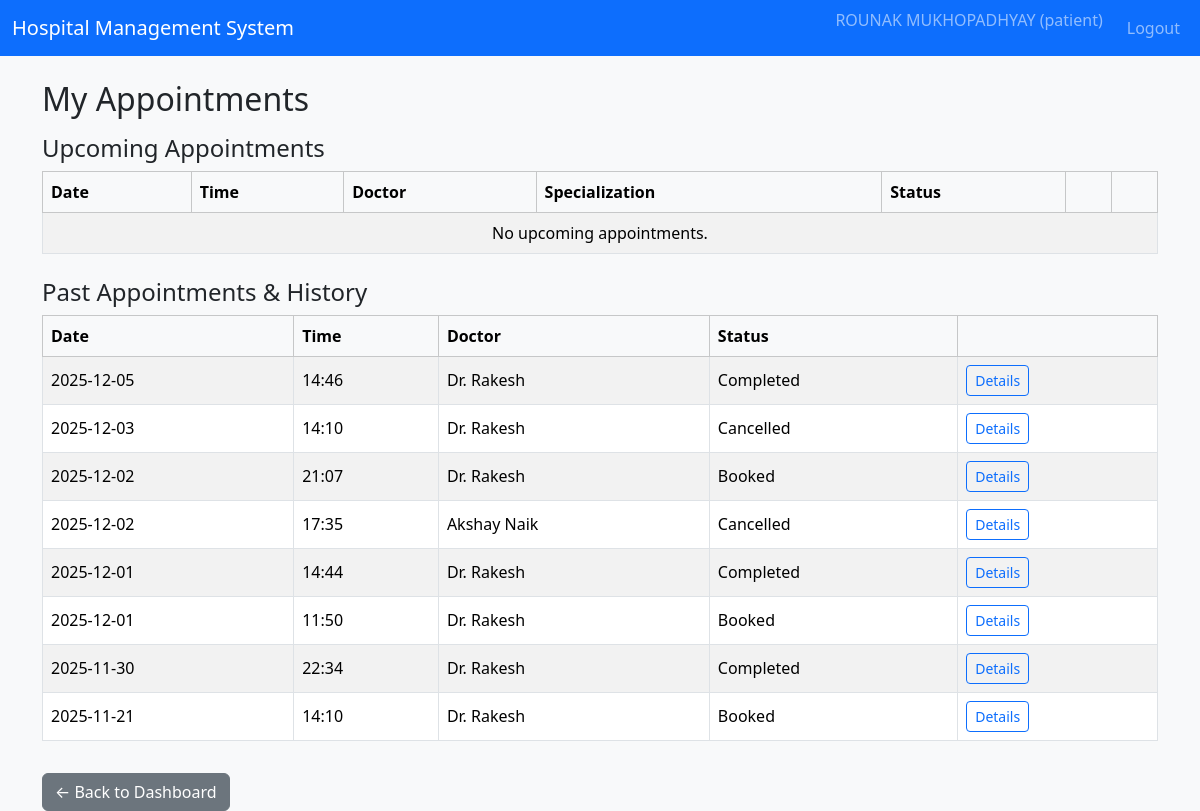
The app's page /patient/appointments (signed in), older data.
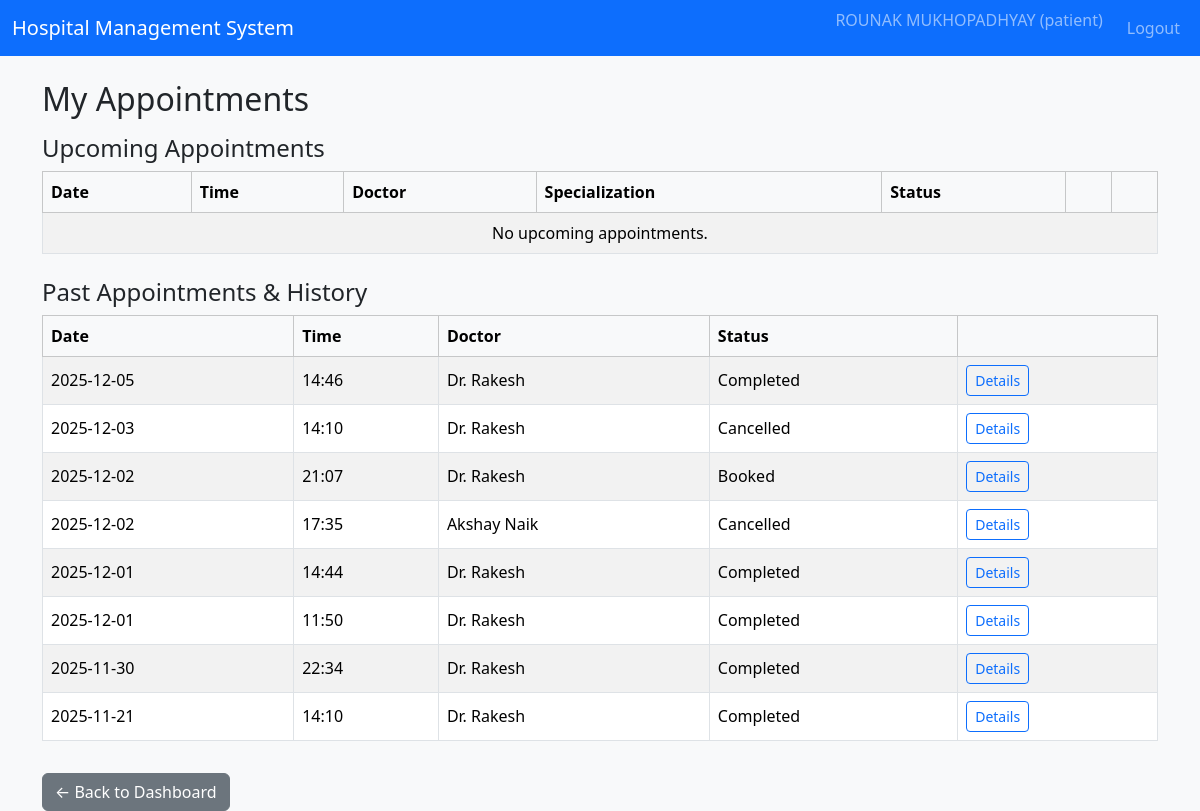
The same page, newer data.
### tables this page shows
CREATE TABLE appointments (
            id INTEGER PRIMARY KEY AUTOINCREMENT,
            patient_id INTEGER NOT NULL,
            doctor_id INTEGER NOT NULL,
            date TEXT NOT NULL, -- YYYY-MM-DD
            time TEXT NOT NULL, -- HH:MM
            status TEXT NOT NULL CHECK(status IN ('Booked', 'Completed', 'Cancelled')),
            created_at TEXT NOT NULL,
            updated_at TEXT NOT NULL,
            FOREIGN KEY(patient_id) REFERENCES patients(id),
            FOREIGN KEY(doctor_id) REFERENCES doctors(id),
            UNIQUE(doctor_id, date, time) -- prevent double booking
        );

CREATE TABLE users (
            id INTEGER PRIMARY KEY AUTOINCREMENT,
            username TEXT UNIQUE NOT NULL,
            password_hash TEXT NOT NULL,
            full_name TEXT NOT NULL,
            email TEXT,
            phone TEXT,
            role TEXT NOT NULL CHECK(role IN ('admin', 'doctor', 'patient')),
            is_active INTEGER NOT NULL DEFAULT 1,
            created_at TEXT NOT NULL
        );

### controllers/routes.py (the view)
@main_bp.route("/patient/appointments")
@login_required
@role_required("patient")
def patient_appointments():
    patient_id = get_current_patient_id()
    if not patient_id:
        flash("Patient profile not found.", "danger")
        return redirect(url_for("main.patient_dashboard"))
    conn = get_db_connection()
    cur = conn.cursor()
    cur.execute(
        """
        SELECT a.*, u.full_name AS doctor_name, dept.name AS dept_name
        FROM appointments a
        JOIN doctors d ON a.doctor_id = d.id
        JOIN users u ON d.user_id = u.id
        LEFT JOIN departments dept ON d.department_id = dept.id
        WHERE a.patient_id = ?
        ORDER BY a.date DESC, a.time DESC;
        """,
        (patient_id,),
    )
    rows = cur.fetchall()
    conn.close()
    today_str = date_cls.today().isoformat()
    upcoming = []
    past = []
    for r in rows:
        if r["date"] >= today_str and r["status"] == "Booked":
            upcoming.append(r)
        else:
            past.append(r)
    return render_template("patient_appointments.html", upcoming=upcoming, past=past)

### controllers/routes.py (called while the page is built)
def login_required(view_func):
    @wraps(view_func)
    def wrapped(*args, **kwargs):
        if "user_id" not in session:
            flash("Please log in to continue.", "warning")
            return redirect(url_for("main.login"))
        return view_func(*args, **kwargs)
    return wrapped

def role_required(role):
    def decorator(view_func):
        @wraps(view_func)
        def wrapped(*args, **kwargs):
            if "user_id" not in session or session.get("role") != role:
                flash("Unauthorized access.", "danger")
                return redirect(url_for("main.login"))
            return view_func(*args, **kwargs)
        return wrapped
    return decorator

def get_current_patient_id():
    if "user_id" not in session:
        return None
    conn = get_db_connection()
    cur = conn.cursor()
    cur.execute(
        "SELECT p.id FROM patients p JOIN users u ON p.user_id = u.id WHERE u.id = ?;",
        (session["user_id"],),
    )
    row = cur.fetchone()
    conn.close()
    return row["id"] if row else None

### models/models.py (called while the page is built)
def get_db_connection():
    conn = sqlite3.connect(DB_PATH)
    conn.row_factory = sqlite3.Row
    return conn

### templates/patient_appointments.html (shortened to what this page needs)
{% extends "base.html" %}
{% block content %}
<h2>My Appointments</h2>
<h4 class="mt-3">Upcoming Appointments</h4>
<table class="table table-striped table-bordered align-middle">
    <thead class="table-light">
        <tr>
            <th>Date</th>
            <th>Time</th>
            <th>Doctor</th>
            <th>Specialization</th>
            <th>Status</th>
            <th></th>
            <th></th>
        </tr>
    </thead>
    <tbody>
    {% if upcoming %}
        {% for a in upcoming %}
        <tr>
            <td>{{ a['date'] }}</td>
            <td>{{ a['time'] }}</td>
            <td>{{ a['doctor_name'] }}</td>
            <td>{{ a['dept_name'] or 'N/A' }}</td>
            <td>{{ a['status'] }}</td>
            <td>
                {% if a['status'] == 'Booked' %}
                <a
                    href="{{ url_for('main.patient_cancel_appointment', appointment_id=a['id']) }}"
                    class="btn btn-sm btn-danger"
                >
                    Cancel
                </a>
                {% endif %}
            </td>
            <td>
                <a
                    href="{{ url_for('main.patient_appointment_details', appointment_id=a['id']) }}"
                    class="btn btn-sm btn-outline-primary"
                >
                    Details
                </a>
            </td>
        </tr>
        {% endfor %}
    {% else %}
        <tr>
            <td colspan="7" class="text-center">No upcoming appointments.</td>
        </tr>
    {% endif %}
    </tbody>
</table>
<h4 class="mt-4">Past Appointments & History</h4>
<table class="table table-striped table-bordered align-middle">
    <thead class="table-light">
        <tr>
            <th>Date</th>
            <th>Time</th>
            <th>Doctor</th>
            <th>Status</th>
            <th></th>
        </tr>
    </thead>
    <tbody>
    {% if past %}
        {% for a in past %}
        <tr>
            <td>{{ a['date'] }}</td>
            <td>{{ a['time'] }}</td>
            <td>{{ a['doctor_name'] }}</td>
            <td>{{ a['status'] }}</td>
            <td>
                <a
                    href="{{ url_for('main.patient_appointment_details', appointment_id=a['id']) }}"
                    class="btn btn-sm btn-outline-primary"
                >
                    Details
                </a>
            </td>
        </tr>
        {% endfor %}
    {% else %}
        <tr>
            <td colspan="5" class="text-center">No past appointments yet.</td>
        </tr>
    {% endif %}
    </tbody>
</table>
<a href="{{ url_for('main.patient_dashboard') }}" class="btn btn-secondary mt-3">
    ← Back to Dashboard
</a>
{% endblock %}

Row changes from the older to the newer data that the page shows:
changed appointments (number 6 of 8 on the later page): status "Booked" → "Completed"
changed appointments (number 8 of 8 on the later page): status "Booked" → "Completed"
